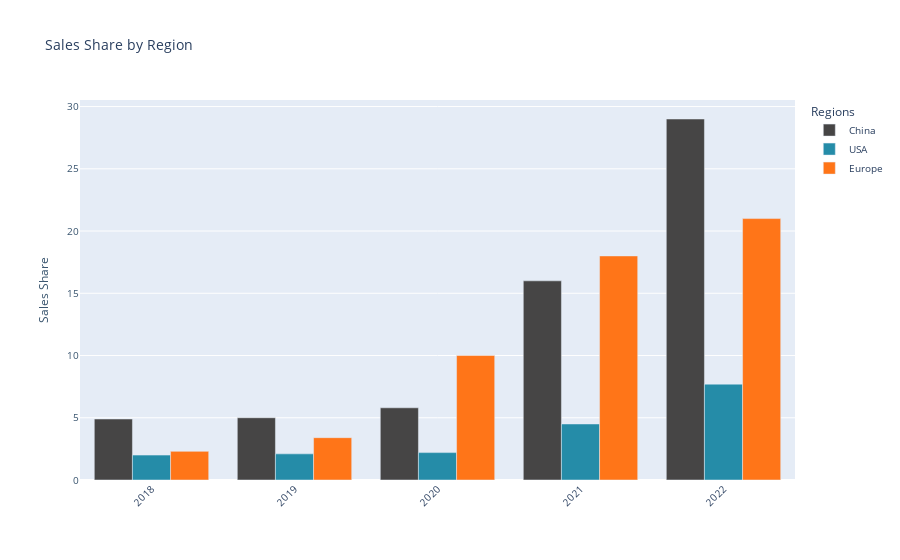

Write notebook code for a chart like this one.
### Code cell
# Filter the data for years 2018 to 2022
filtered_data = df_sales_share[(df_sales_share['year'] >= 2018) & (df_sales_share['year'] <= 2022)]

# Filter the top regions
top_regions = ['China', 'USA', 'Europe']

# Create the bar plot using Plotly
fig = go.Figure()

colors = {
    'China': '#464545',
    'USA': '#258ca8',
    'Europe': '#ff7518'
}

for region in top_regions:
    region_data = filtered_data[(filtered_data['region'] == region) & (filtered_data['parameter'] == 'EV sales share')]
    
    fig.add_trace(go.Bar(
        x=region_data['year'],  # Use years for x-axis
        y=region_data['value'],
        name=region,
        marker_color=colors[region],  # Set color for the legend
    ))

# Update layout
fig.update_layout(
    title='Sales Share by Region ',
    # xaxis_title='Year',  # Set x-axis title to Year
    yaxis=dict(
        title='Sales Share',
        titlefont=dict(color='rgb(55, 83, 109)'),
        tickfont=dict(color='rgb(55, 83, 109)'),
    ),
    legend_title_text='Regions',  # Set legend title to Region
    xaxis=dict(tickangle=-45),  # Rotate x-axis tick labels for better visibility
       font=dict(size=10) ,
    # width=400,  # Set the figure width
    # height=400  # Set the figure height
)


# Show the plot
fig.show()
fig.write_html('../data/html/bars_sales_shares_regions.html')

### Figure 1 — Plotly figure (JSON) as saved in the notebook; plotly's stock layout.template omitted (floating-point values rounded to 4 significant figures)
{"data": [{"marker": {"color": "#464545"}, "name": "China", "type": "bar", "x": [2018, 2019, 2020, 2021, 2022], "y": [4.9, 5, 5.8, 16, 29]}, {"marker": {"color": "#258ca8"}, "name": "USA", "type": "bar", "x": [2018, 2019, 2020, 2021, 2022], "y": [2, 2.1, 2.2, 4.5, 7.7]}, {"marker": {"color": "#ff7518"}, "name": "Europe", "type": "bar", "x": [2018, 2019, 2020, 2021, 2022], "y": [2.3, 3.4, 10, 18, 21]}], "layout": {"autosize": true, "font": {"size": 10}, "legend": {"title": {"text": "Regions"}}, "title": {"text": "Sales Share by Region "}, "xaxis": {"autorange": true, "range": [2018.0, 2022.0], "tickangle": -45, "type": "linear"}, "yaxis": {"autorange": true, "range": [0, 30.53], "tickfont": {"color": "rgb(55, 83, 109)"}, "title": {"font": {"color": "rgb(55, 83, 109)"}, "text": "Sales Share"}, "type": "linear"}}}
